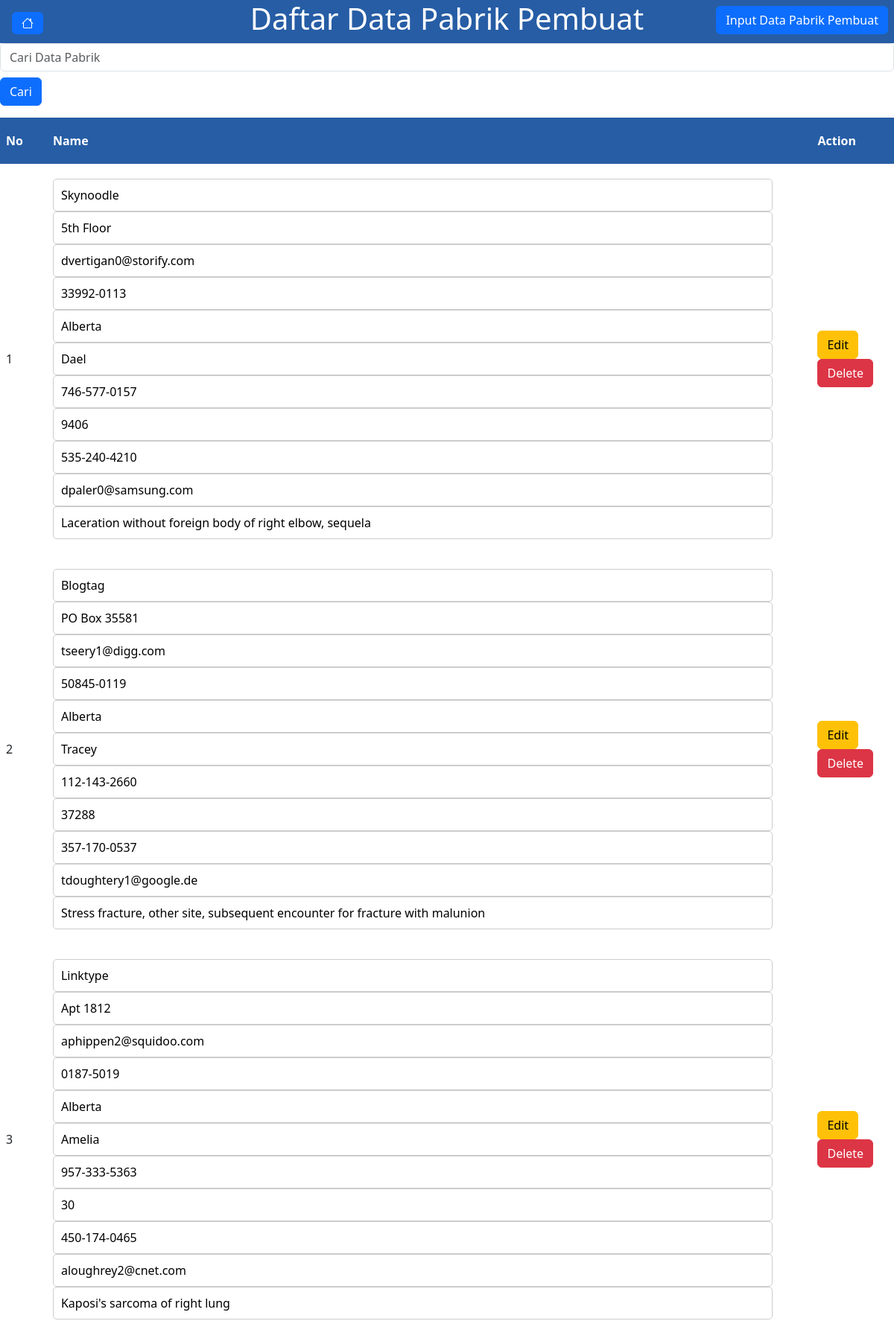
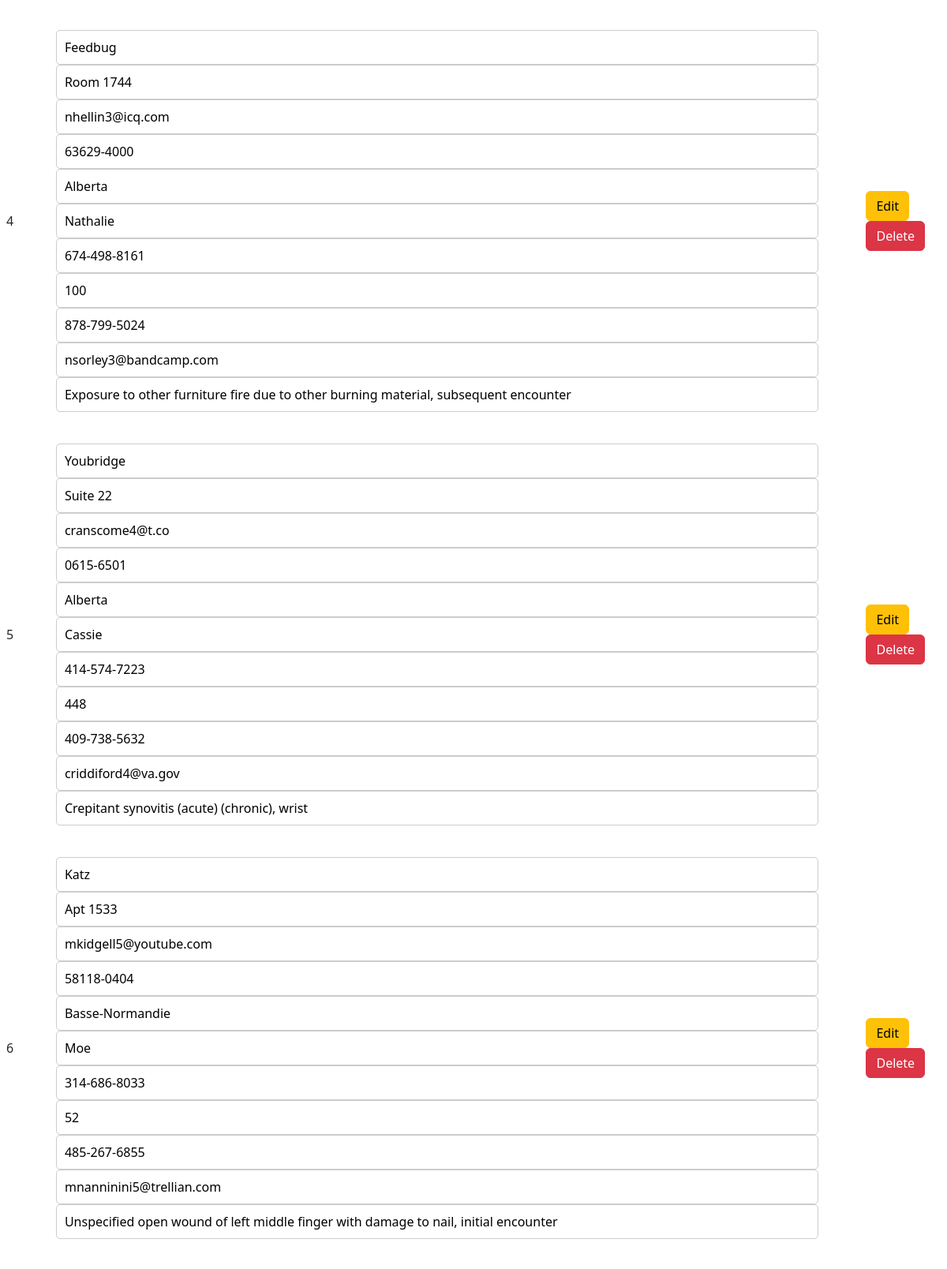
Screenshot of /data_pabrik_pembuat/list_data_pabrik_pembuat (upper part) with the database file from the repository (2 pictures, top to bottom).
### models/models.py (models this page shows)
class DataPabrikPembuat(SQLModel, table=True):
    id: int = Field(default=None, primary_key=True)
    name: str
    address: str
    city: str
    zipcode: str
    province: str
    contact_person: str
    phone: str
    extension: str
    mobile: str
    email: str
    description: str
    chemicals: List["DataBahanKimia"] = Relationship(back_populates="factory")  # Forward Reference

### routes/data_pabrik_pembuat.py (the view)
@router.get("/list_data_pabrik_pembuat")
def list_data_pabrik_pembuat(
    request: Request, page: int = 1,
    limit: int = 10, search: str = '',
    session: Session = Depends(get_session)):
    offset = (page - 1) * limit
    query = select(DataPabrikPembuat)
    if search:
        condition = (
            DataPabrikPembuat.name.ilike(f'%{search}%') |
            DataPabrikPembuat.address.ilike(f'%{search}%') |
            DataPabrikPembuat.city.ilike(f'%{search}%') |
            DataPabrikPembuat.zipcode.ilike(f'%{search}%') |
            DataPabrikPembuat.province.ilike(f'%{search}%') |
            DataPabrikPembuat.contact_person.ilike(f'%{search}%') |
            DataPabrikPembuat.phone.ilike(f'%{search}%') |
            DataPabrikPembuat.extension.ilike(f'%{search}%') |
            DataPabrikPembuat.mobile.ilike(f'%{search}%') |
            DataPabrikPembuat.email.ilike(f'%{search}%') |
            DataPabrikPembuat.description.ilike(f'%{search}%')
        )
        query = query.where(condition)
    paginated_query = query.offset(offset).limit(limit)
    data = session.exec(paginated_query).all()
    query_count = select(func.count()).select_from(query.subquery())
    result_count = session.exec(query_count)
    total_data = result_count.one()
    total_pages = (total_data + limit - 1) // limit  # Membulatkan ke atas
    if 'text/html' in request.headers['Accept']:
        return templates.TemplateResponse("list_data_pabrik_pembuat.html", {
            "request": request,
            "list_data_pabrik_pembuat": {
                "data": data,
                "page": page,
                "total_pages": total_pages
                },
            "search_query": search
        })
    return {
        "list_data_pabrik_pembuat": {
            "data": data,
            "page": page,
            "total_pages": total_pages
            },
        "search_query": search
    }

### templates/list_data_pabrik_pembuat.html (shortened to what this page needs)
{% extends "base.html" %}
{% block content %}
<header>
    <h1>Daftar Data Pabrik Pembuat</h1>
</header>
<form action="/data_pabrik_pembuat/list_data_pabrik_pembuat" method="get" class="mb-3">
    <input type="text" name="search" placeholder="Cari Data Pabrik" value="{{ search_query }}" class="form-control" />
    <button type="submit" class="btn btn-primary mt-2">Cari</button>
</form>
<div class="container-form mb-3">
    <button onclick="location.href = '/data_pabrik_pembuat';" class="btn btn-primary position-fixed top-0 end-0 m-2">
        Input Data Pabrik Pembuat
    </button>
    <div class="row">
        <table class="table-departemen-list">
            <thead>
                <tr>
                    <th scope="col">No</th>
                    <th scope="col">Name</th>
                    <th scope="col">Action</th>
                </tr>
            </thead>
            <tbody>
                {% for data in list_data_pabrik_pembuat['data'] %}
                <tr class="data-row">
                    <td>{{ loop.index + ((list_data_pabrik_pembuat['page'] - 1) * 10) }}</td>
                    <td>
                        <form id="update-location-{{ data.id }}"
                            action="/data_pabrik_pembuat/update/{{ data.id }}" method="post"
                            style="display:inline;">
                            <input type="text" name="name" value="{{ data.name }}" required />
                            <input type="text" name="address" value="{{ data.address }}" required />
                            <input type="text" name="city" value="{{ data.city }}" required />
                            <input type="text" name="zipcode" value="{{ data.zipcode }}" required />
                            <input type="text" name="province" value="{{ data.province }}" required />
                            <input type="text" name="contact_person" value="{{ data.contact_person }}" required />
                            <input type="text" name="phone" value="{{ data.phone }}" required />
                            <input type="text" name="extension" value="{{ data.extension }}" required />
                            <input type="text" name="mobile" value="{{ data.mobile }}" required />
                            <input type="text" name="email" value="{{ data.email }}" required />
                            <input type="text" name="description" value="{{ data.description }}" required />
                        </form>
                    </td>
                    <td>
                        <button type="submit" class="btn btn-warning edit-button"  data-id="{{ data.id }}">
                            Edit
                        </button>
                        <form action="/data_pabrik_pembuat/delete/{{ data.id }}" method="post"
                            style="display:inline;">
                            <button type="submit" class="btn btn-danger">Delete</button>
                        </form>
                    </td>
                </tr>
                {% endfor %}
            </tbody>
        </table>
    </div>
</div>
{% endblock %}

### templates/base.html (shortened to what this page needs)
<html>
<head>
    <link rel="stylesheet" href="/static/style2.css">
    <link href="https://cdn.jsdelivr.net/npm/bootstrap@5.3.3/dist/css/bootstrap.min.css" rel="stylesheet"
>
</head>
<body>
    <button onclick="location.href = '/main_menu';" class="btn btn-primary position-fixed top-0 start-0 m-3">
    </button>
    {% block content %}
    {% endblock %}
</body>
</html>

### static/style2.css (style rules this page uses)
header { background-color: rgb(38, 93, 165); color: white; text-align: center; padding: 1px; }
.container-form { display: flex; justify-content: center; width: 100%; background-color: white; }
body { font-family: Arial, sans-serif; background-color: rgb(255, 255, 255); margin: 0; padding: 0; }
table { border-collapse: collapse; margin: 25 auto; background-color: white; border-radius: 5px; box-shadow: 5px 5px 5px 5px rgba(0, 0, 0, 0.1); }
th, td { padding: 20px; }
th { background-color: rgb(38, 93, 165); color: white; }
input { padding: 10px; border: 1px solid #ccc; border-radius: 5px; margin-bottom: 10px; width: calc(100% - 20px); }

### rows the page displays
DataPabrikPembuat: name "Skynoodle", address "5th Floor", city "dvertigan0@storify.com", zipcode "33992-0113", province "Alberta", contact_person "Dael", phone "746-577-0157", extension "9406", mobile "535-240-4210", email "dpaler0@samsung.com", description "Laceration without foreign body of right elbow, sequela"
DataPabrikPembuat: name "Blogtag", address "PO Box 35581", city "tseery1@digg.com", zipcode "50845-0119", province "Alberta", contact_person "Tracey", phone "112-143-2660", extension "37288", mobile "357-170-0537", email "tdoughtery1@google.de", description "Stress fracture, other site, subsequent encounter for fracture with malunion"
DataPabrikPembuat: name "Linktype", address "Apt 1812", city "aphippen2@squidoo.com", zipcode "0187-5019", province "Alberta", contact_person "Amelia", phone "957-333-5363", extension "30", mobile "450-174-0465", email "aloughrey2@cnet.com", description "Kaposi's sarcoma of right lung"
DataPabrikPembuat: name "Feedbug", address "Room 1744", city "nhellin3@icq.com", zipcode "63629-4000", province "Alberta", contact_person "Nathalie", phone "674-498-8161", extension "100", mobile "878-799-5024", email "nsorley3@bandcamp.com", description "Exposure to other furniture fire due to other burning material, subsequent encounter"
DataPabrikPembuat: name "Youbridge", address "Suite 22", city "cranscome4@t.co", zipcode "0615-6501", province "Alberta", contact_person "Cassie", phone "414-574-7223", extension "448", mobile "409-738-5632", email "criddiford4@va.gov", description "Crepitant synovitis (acute) (chronic), wrist"
DataPabrikPembuat: name "Katz", address "Apt 1533", city "mkidgell5@youtube.com", zipcode "58118-0404", province "Basse-Normandie", contact_person "Moe", phone "314-686-8033", extension "52", mobile "485-267-6855", email "mnanninini5@trellian.com", description "Unspecified open wound of left middle finger with damage to nail, initial encounter"
